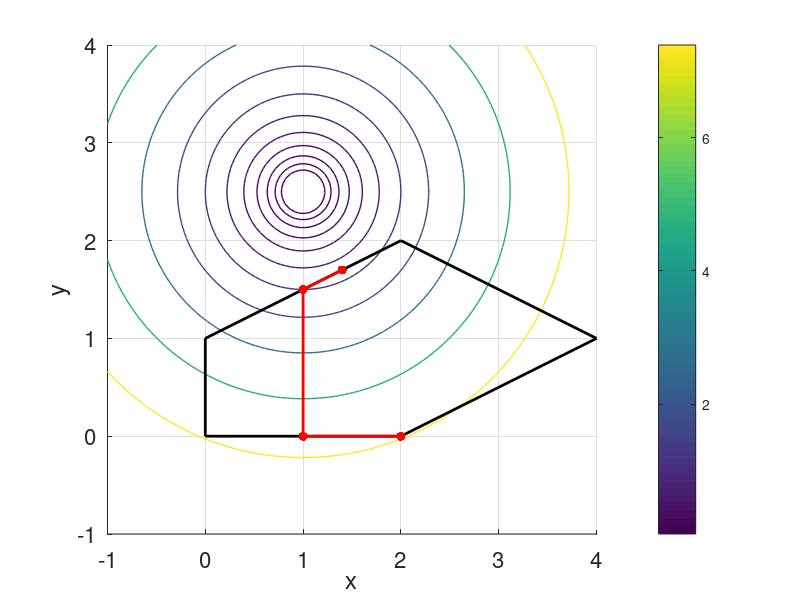

Write the MATLAB code that produced this figure.
function ASMdriver()
 %% the Rosenbrock function
 a = 5;
 func = @(x,y)(x-1).^2 +(y-2.5).^2;
 %func = @(x,y)(1-x).^2 + a*(y- x.^2).^2; % Rosenbrock's function
 gfun = @(x)[2*x(1)-2; 2*x(2)-5]; %y in terms of x?
 %gfun = @(x)[-2*(1-x(1))-4*a*(x(2)-x(1)^2)*x(1);2*a*(x(2)-x(1)^2)]; % gradient of f
 Hfun = @(x)[2,0;0,2];
 %Hfun = @(x)[2 + 12*a*x(1)^2- 4*a*x(2),-4*a*x(1);-4*a*x(1), 2*a]; % Hessian of f
 lsets = exp([-3:0.5:2]);
 %% constraints
 Nv = 6;
 t = linspace(0,2*pi,Nv+1);
 t(end) = [];
 t0 = 0.1;
 vertsT = [2,2;0,1;0,0;2,0;4,1];
 verts = transpose(vertsT);
 % verts = [0.1+cos(t0+t);0.1+sin(t0+t)];
 R = [0,-1;1,0];

 A = [1 -2; 
     -1 -2; 
     -1 2; 
      1 0; 
      0 1];

 %A = (R*(circshift(verts,[0,-1])-verts))';
 b=[-2;-6;-2;0;0];
 %b = verts(1,:)'.*A(:,1) + verts(2,:)'.*A(:,2); % b_i = a_i*verts(:,i)
 x=[2;0];
 %x = [-0.5;0.5];
 W = [3;5];
 [xiter,lm] = ASM(x,gfun,Hfun,A,b,W);
 %% graphics
  close all
 fsz = 16;
 figure(1);
 hold on;
 n = 100;
 txmin = min(verts(1,:))-0.2;
 txmax = max(verts(1,:))+0.2;
 tymin = min(verts(2,:))-0.2;
 tymax = max(verts(2,:))+0.2;
 tx = linspace(-1,4,n);
 ty = linspace(-1,4,n);
 [txx,tyy] = meshgrid(tx,ty);
 ff = func(txx,tyy);
 contour(tx,ty,ff,lsets,'Linewidth',1);
 edges = [verts,verts(:,1)];
 plot(edges(1,:),edges(2,:),'Linewidth',2,'color','k');
 plot(xiter(1,:),xiter(2,:),'Marker','.','Markersize',20,'Linestyle','-',...
 'Linewidth',2,'color','r');
 xlabel('x','Fontsize',fsz);
 ylabel('y','Fontsize',fsz);
 set(gca,'Fontsize',fsz);
 colorbar;
 grid;
 daspect([1,1,1]);
 end
 function [xiter,lm] = ASM(x,gfun,Hfun,A,b,W)
 %% minimization using the active set method (Nocedal & Wright, Section 16.5)
 % Solves f(x)--> min subject to Ax >= b
 % x = initial guess, a column vector
 TOL = 1e-10;
 dim = length(x);
 g = gfun(x);
 H = Hfun(x);
 iter = 0;
 itermax = 1000;
 m = size(A,1); % the number of constraints
 % W = working set, the set of active constrains
 I = (1:m)';
 Wc = I; % the compliment of W
 xiter = x;
 while iter < itermax
 % compute step p: solve 0.5*p'*H*p + g'*p--> min subject to A(W,:)*p = 0
  AW = A(W,:); % LHS of active constraints
  % iter
  x
  % AW
 % fix H if it is not positive definite
 ee = sort(eig(H),'ascend');
 if ee(1) < 1e-10
 lam =-ee(1) + 1;
 else
 lam = 0;
 end
 H = H + lam*eye(dim);
 if ~isempty(W)
 M = [H,-AW';AW,zeros(size(W,1))];
 RHS = [-g;zeros(size(W,1),1)];
 else
 M = H;
 RHS =-g;
 end
 % M
 % RHS
 aux = M\RHS;
 p = aux(1:dim);
 lm = aux(dim+1:end);
 if norm(p) < TOL % if step == 0
 %p
 if ~isempty(W)
 lm = AW'\g; % find Lagrange multipliers
 if min(lm) >= 0 % if Lagrange multipliers are positive, we are done
 % the minimizer is one of the corners
 fprintf('A local solution is found, iter = %d\n',iter);
 fprintf('x = [\n'); fprintf('%d\n',x);fprintf(']\n');
 break;
 else % remove the index of the most negative multiplier from W
 [lmin,imin] = min(lm);
 W = setdiff(W,W(imin));
 Wc = setdiff(I,W);
 end
 else
 fprintf('A local solution is found, iter = %d\n',iter);
 fprintf('x = [\n'); fprintf('%d\n',x);fprintf(']\n');
 break;
 end
 else % if step is nonzero
 %p
 alp = 1;
 % check for blocking constraints
 Ap = A(Wc,:)*p;
 icand = find(Ap <-TOL);
 if ~isempty(icand)
      % find step lengths to all possible blocking constraints
 al = (b(Wc(icand))- A(Wc(icand),:)*x)./Ap(icand);
 % find minimal step length that does not exceed 1
 [almin,kmin] = min(al);
 alp = min(1,almin);
 end
 x = x + alp*p;
 g = gfun(x);
 H = Hfun(x);
 if alp < 1
 W = [W;Wc(icand(kmin))];
 Wc = setdiff(I,W);
 end
 end
 iter = iter + 1;
 xiter = [xiter,x];
 end
 if iter == itermax
 fprintf('Stopped because the max number of iterations %d is performed\n',iter);
 end
 end